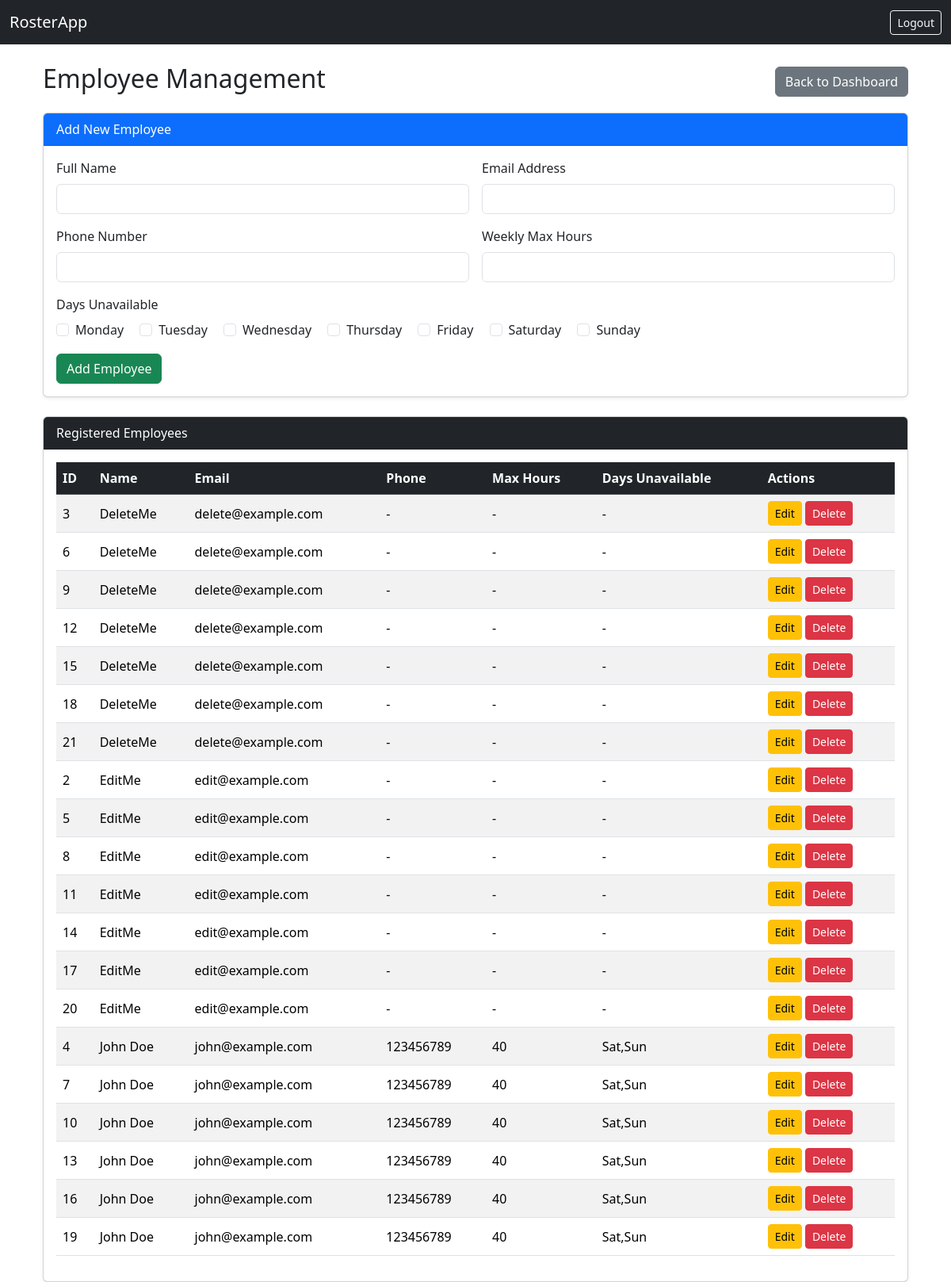
The app's page /employees (signed in), older data.
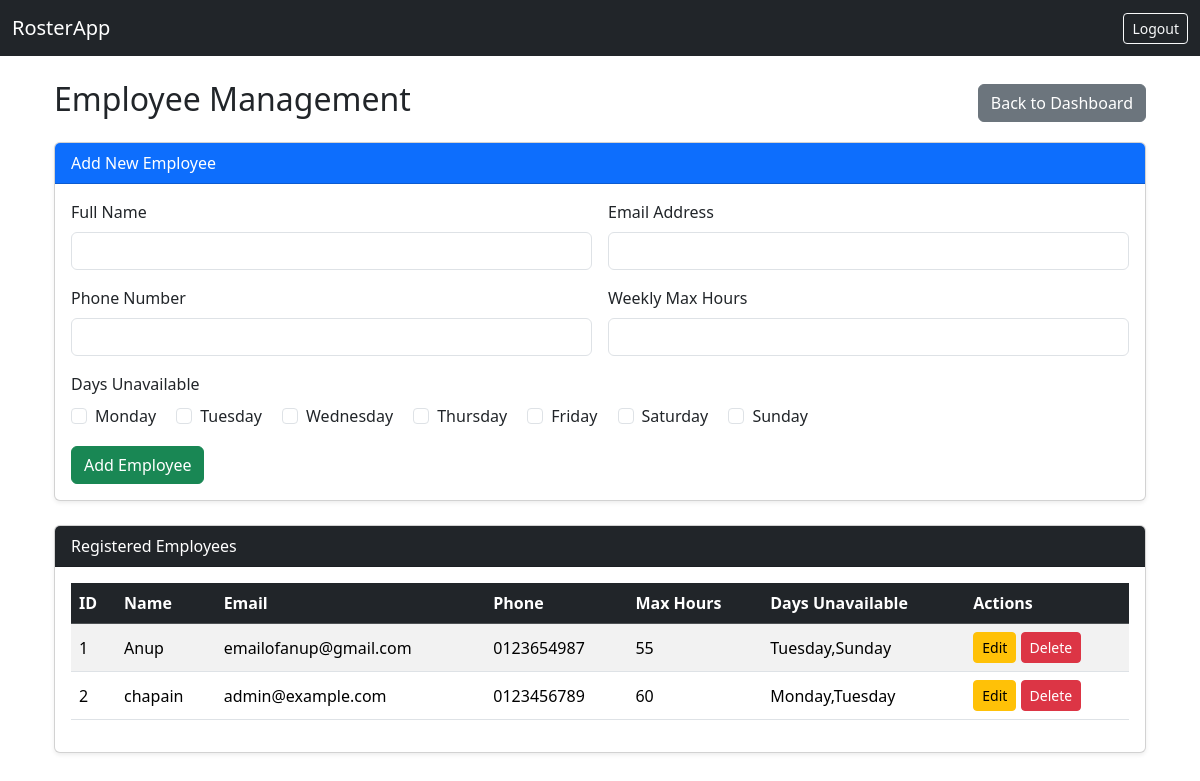
The same page, newer data.
### tables this page shows
CREATE TABLE staff (
            staff_id         INTEGER PRIMARY KEY AUTOINCREMENT,
            name             TEXT NOT NULL,
            email            TEXT NOT NULL,
            phone_number     TEXT,
            max_hours        TEXT,
            days_unavailable TEXT
        );

### app/routes.py (the view)
@bp.route("/employees", strict_slashes=False)
def employees():
    if "manager_id" not in session:
        return redirect(url_for("main.login"))
    conn = get_db()
    cur = conn.cursor()
    cur.execute("SELECT * FROM staff ORDER BY name ASC")
    employees = cur.fetchall()
    return render_template("employees.html", employees=employees)

### app/database.py (called while the page is built)
def get_db():
    if 'db' not in g:
        db_path = current_app.config.get('DATABASE', 'roster.db')
        db_dir = os.path.dirname(db_path)
        if db_dir:  # <-- skip if empty (like :memory:)
            os.makedirs(db_dir, exist_ok=True)
        g.db = sqlite3.connect(db_path)
        g.db.row_factory = sqlite3.Row
    return g.db

### app/routes.py (called while the page is built)
@bp.before_request
def require_login():
    if "manager_id" not in session and request.endpoint not in ("main.login", "main.static"):
        flash("Please log in to access this page.", "warning")
        return redirect(url_for("main.login"))

### app/templates/employees.html (shortened to what this page needs)
{% extends "base.html" %}
{% block content %}
<div class="container mt-4">
    <div class="d-flex justify-content-between align-items-center mb-3">
        <h2> Employee Management</h2>
        <a href="{{ url_for('main.dashboard') }}" class="btn btn-secondary">
             Back to Dashboard
        </a>
    </div>
    <div class="card shadow-sm mb-4">
        <div class="card-header bg-primary text-white">
             Add New Employee
        </div>
        <div class="card-body">
            <form action="{{ url_for('main.add_employee') }}" method="post" class="row g-3">
                <div class="col-md-6">
                    <label for="name" class="form-label">Full Name</label>
                    <input type="text" name="name" id="name" class="form-control" required>
                </div>
                <div class="col-md-6">
                    <label for="email" class="form-label">Email Address</label>
                    <input type="email" name="email" id="email" class="form-control" required>
                </div>
                <div class="col-md-6">
                    <label for="phone" class="form-label">Phone Number</label>
                    <input type="text" name="phone" id="phone" class="form-control">
                </div>
                <div class="col-md-6">
                    <label for="max_hours" class="form-label">Weekly Max Hours</label>
                    <input type="text" name="max_hours" id="max_hours" class="form-control">
                </div>
                <div class="col-md-12">
                    <label class="form-label">Days Unavailable</label><br>
                    {% for day in ["Monday","Tuesday","Wednesday","Thursday","Friday","Saturday","Sunday"] %}
                    <div class="form-check form-check-inline">
                        <input class="form-check-input" type="checkbox" name="days_unavailable" value="{{ day }}" id="{{ day }}">
                        <label class="form-check-label" for="{{ day }}">{{ day }}</label>
                    </div>
                    {% endfor %}
                </div>
                <div class="col-12">
                    <button type="submit" class="btn btn-success">
                         Add Employee
                    </button>
                </div>
            </form>
        </div>
    </div>
    <div class="card shadow-sm">
        <div class="card-header bg-dark text-white">
             Registered Employees
        </div>
        <div class="card-body">
            {% if employees %}
            <table class="table table-striped table-hover align-middle">
                <thead class="table-dark">
                    <tr>
                        <th>ID</th>
                        <th>Name</th>
                        <th>Email</th>
                        <th>Phone</th>
                        <th>Max Hours</th>
                        <th>Days Unavailable</th>
                        <th>Actions</th>
                    </tr>
                </thead>
                <tbody>
                    {% for emp in employees %}
                    <tr>
                        <td>{{ emp['staff_id'] }}</td>
                        <td>{{ emp['name'] }}</td>
                        <td>{{ emp['email'] }}</td>
                        <td>{{ emp['phone_number'] or '-' }}</td>
                        <td>{{ emp['max_hours'] or '-' }}</td>
                        <td>{{ emp['days_unavailable'] or '-' }}</td>
                        <td>
                            <a href="{{ url_for('main.edit_employee', staff_id=emp['staff_id']) }}" class="btn btn-sm btn-warning">
                                 Edit
                            </a>
                            <form action="{{ url_for('main.delete_employee', staff_id=emp['staff_id']) }}" method="post" style="display:inline;">
                                <button type="submit" class="btn btn-sm btn-danger" onclick="return confirm('Are you sure you want to delete this employee?');">
                                     Delete
                                </button>
                            </form>
                        </td>
                    </tr>
                    {% endfor %}
                </tbody>
            </table>
            {% else %}
            <div class="alert alert-info text-center">No employees registered yet.</div>
            {% endif %}
        </div>
    </div>
</div>
{% endblock %}

### app/templates/base.html (shortened to what this page needs)
<!DOCTYPE html>
<html lang="en">
<head>
    <link href="https://cdn.jsdelivr.net/npm/bootstrap@5.3.2/dist/css/bootstrap.min.css" rel="stylesheet">
</head>
<body>
<nav class="navbar navbar-expand-lg navbar-dark bg-dark mb-4">
    <div class="container-fluid">
        <a class="navbar-brand" href="{{ url_for('main.dashboard') }}">RosterApp</a>
        <div>
            {% if session.get('manager_id') %}
                <a href="{{ url_for('main.logout') }}" class="btn btn-outline-light btn-sm">Logout</a>
            {% endif %}
        </div>
    </div>
</nav>
<div class="container">
    {% block content %}{% endblock %}
</div>
</body>
</html>

Row changes from the older to the newer data that the page shows:
removed staff: staff_id "3", name "DeleteMe", email "delete@example.com", phone_number "-", max_hours "-", days_unavailable "-"
removed staff: staff_id "6", name "DeleteMe", email "delete@example.com", phone_number "-", max_hours "-", days_unavailable "-"
removed staff: staff_id "9", name "DeleteMe", email "delete@example.com", phone_number "-", max_hours "-", days_unavailable "-"
removed staff: staff_id "12", name "DeleteMe", email "delete@example.com", phone_number "-", max_hours "-", days_unavailable "-"
removed staff: staff_id "15", name "DeleteMe", email "delete@example.com", phone_number "-", max_hours "-", days_unavailable "-"
removed staff: staff_id "18", name "DeleteMe", email "delete@example.com", phone_number "-", max_hours "-", days_unavailable "-"
removed staff: staff_id "21", name "DeleteMe", email "delete@example.com", phone_number "-", max_hours "-", days_unavailable "-"
removed staff: staff_id "5", name "EditMe", email "edit@example.com", phone_number "-", max_hours "-", days_unavailable "-"
removed staff: staff_id "8", name "EditMe", email "edit@example.com", phone_number "-", max_hours "-", days_unavailable "-"
removed staff: staff_id "11", name "EditMe", email "edit@example.com", phone_number "-", max_hours "-", days_unavailable "-"
removed staff: staff_id "14", name "EditMe", email "edit@example.com", phone_number "-", max_hours "-", days_unavailable "-"
removed staff: staff_id "17", name "EditMe", email "edit@example.com", phone_number "-", max_hours "-", days_unavailable "-"
removed staff: staff_id "20", name "EditMe", email "edit@example.com", phone_number "-", max_hours "-", days_unavailable "-"
removed staff: staff_id "4", name "John Doe", email "john@example.com", phone_number "123456789", max_hours "40", days_unavailable "Sat,Sun"
removed staff: staff_id "7", name "John Doe", email "john@example.com", phone_number "123456789", max_hours "40", days_unavailable "Sat,Sun"
removed staff: staff_id "10", name "John Doe", email "john@example.com", phone_number "123456789", max_hours "40", days_unavailable "Sat,Sun"
removed staff: staff_id "13", name "John Doe", email "john@example.com", phone_number "123456789", max_hours "40", days_unavailable "Sat,Sun"
removed staff: staff_id "16", name "John Doe", email "john@example.com", phone_number "123456789", max_hours "40", days_unavailable "Sat,Sun"
removed staff: staff_id "19", name "John Doe", email "john@example.com", phone_number "123456789", max_hours "40", days_unavailable "Sat,Sun"
added staff: staff_id "1", name "Anup", email "emailofanup@gmail.com", phone_number "0123654987", max_hours "55", days_unavailable "Tuesday,Sunday"
changed staff id 2: name "EditMe" → "chapain"; email "edit@example.com" → "admin@example.com"; phone_number "-" → "0123456789"; max_hours "-" → "60"; days_unavailable "-" → "Monday,Tuesday"
